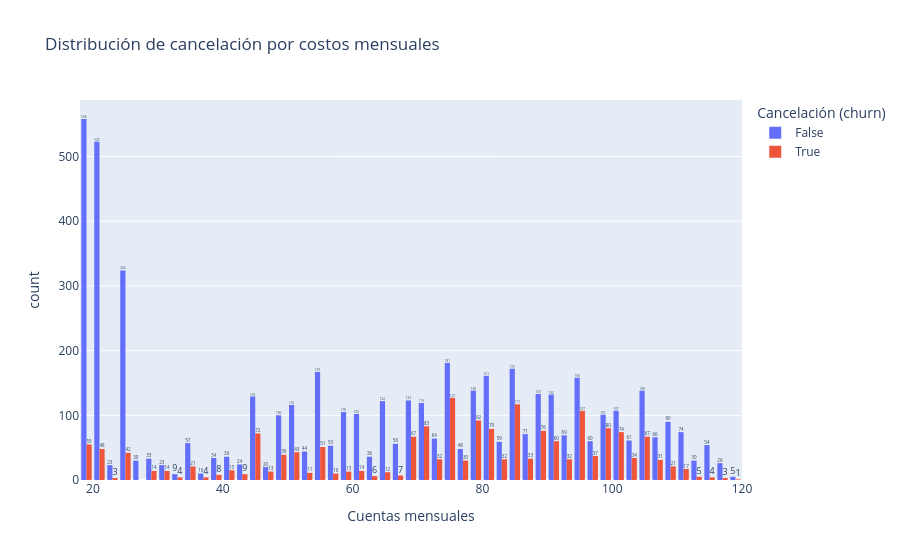

This figure's notebook cell:
### Code cell
# Conteo de evasión (cancelación/churn) por costos de servicio por mes

fig1 = px.histogram(telecom, x='Cuentas mensuales', color='Cancelación (churn)', barmode='group',
                   title='Distribución de cancelación por costos mensuales', text_auto=True)
fig1.show()

### Figure 1 — Plotly figure (JSON) as saved in the notebook; plotly's stock layout.template omitted (floating-point values rounded to 4 significant figures; data arrays with more than 128 entries replaced by an {"elided": "..."} marker saying what was removed)
{"data": [{"alignmentgroup": "True", "bingroup": "x", "hovertemplate": "Cancelación (churn)=False<br>Cuentas mensuales=%{x}<br>count=%{y}<extra></extra>", "legendgroup": "False", "marker": {"color": "#636efa", "pattern": {"shape": ""}}, "name": "False", "offsetgroup": "False", "orientation": "v", "showlegend": true, "texttemplate": "%{value}", "type": "histogram", "x": {"elided": "5174 float values"}, "xaxis": "x", "yaxis": "y"}, {"alignmentgroup": "True", "bingroup": "x", "hovertemplate": "Cancelación (churn)=True<br>Cuentas mensuales=%{x}<br>count=%{y}<extra></extra>", "legendgroup": "True", "marker": {"color": "#EF553B", "pattern": {"shape": ""}}, "name": "True", "offsetgroup": "True", "orientation": "v", "showlegend": true, "texttemplate": "%{value}", "type": "histogram", "x": {"elided": "1869 float values"}, "xaxis": "x", "yaxis": "y"}], "layout": {"barmode": "group", "legend": {"title": {"text": "Cancelación (churn)"}, "tracegroupgap": 0}, "title": {"text": "Distribución de cancelación por costos mensuales"}, "xaxis": {"anchor": "y", "domain": [0, 1], "title": {"text": "Cuentas mensuales"}}, "yaxis": {"anchor": "x", "domain": [0, 1], "title": {"text": "count"}}}}
